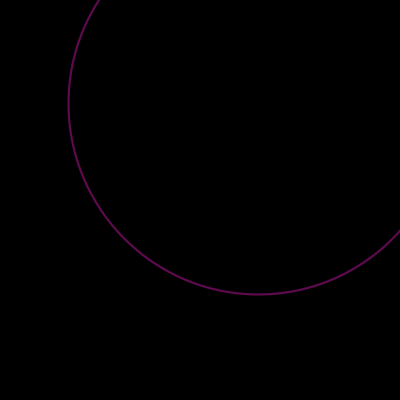
Frame 1 (no input)
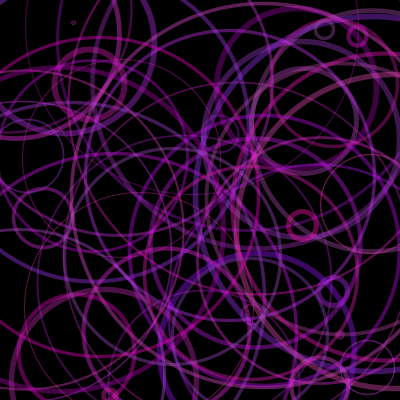
Frame 60 (the mouse pressed at the canvas centre just before this capture)
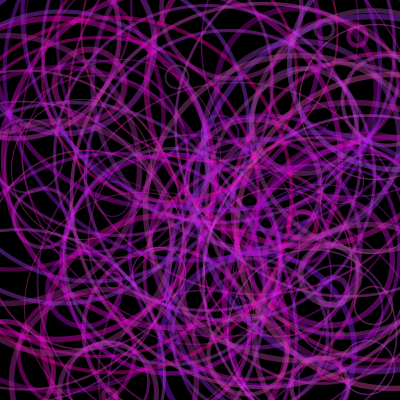
Frame 120 (the mouse held since frame 60 and released just before this capture)

The Processing sketch that drew these frames (run headless with seeded random() and noise(); from frame 60 on, the mouse is pressed at the canvas centre):

// Processing sketch: Circles_popping_up_
// ── Circles_popping_up_.pde
void setup() {
 size(400, 400);
 frameRate(10);
 smooth();
 background(0);
 strokeWeight(2);
}


void draw() {
 float circleX  = random(0, width);
 float circleY = random(0, height);
 float Size = random(0, 400);
 float strokeRand = random(1, 6);
 float z = random(150, 255);
 float a = random(0, 80);
 float b = random(150, 255);
 
 noFill();
 stroke(z, a, b, 100);
 strokeWeight(strokeRand);
 ellipse (circleX, circleY, Size, Size);
}
